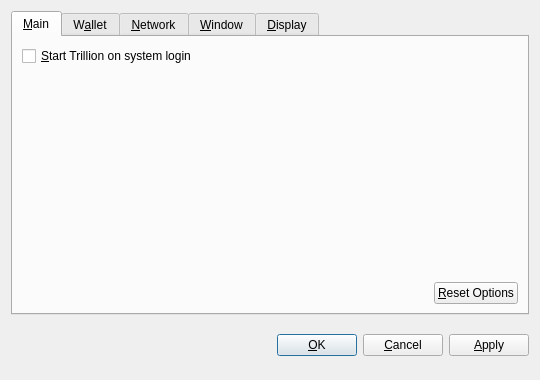
<?xml version="1.0" encoding="UTF-8"?>
<ui version="4.0">
 <class>OptionsDialog</class>
 <widget class="QDialog" name="OptionsDialog">
  <property name="geometry">
   <rect>
    <x>0</x>
    <y>0</y>
    <width>540</width>
    <height>380</height>
   </rect>
  </property>
  <property name="windowTitle">
   <string>Options</string>
  </property>
  <property name="modal">
   <bool>true</bool>
  </property>
  <layout class="QVBoxLayout" name="verticalLayout">
   <item>
    <widget class="QTabWidget" name="tabWidget">
     <property name="tabPosition">
      <enum>QTabWidget::North</enum>
     </property>
     <property name="currentIndex">
      <number>0</number>
     </property>
     <widget class="QWidget" name="tabMain">
      <attribute name="title">
       <string>&amp;Main</string>
      </attribute>
      <layout class="QVBoxLayout" name="verticalLayout_Main">
       <item>
        <widget class="QCheckBox" name="bitcoinAtStartup">
         <property name="toolTip">
          <string>Automatically start Trillion after logging in to the system.</string>
         </property>
         <property name="text">
          <string>&amp;Start Trillion on system login</string>
         </property>
        </widget>
       </item>
       <item>
        <spacer name="verticalSpacer_Main">
         <property name="orientation">
          <enum>Qt::Vertical</enum>
         </property>
         <property name="sizeHint" stdset="0">
          <size>
           <width>20</width>
           <height>40</height>
          </size>
         </property>
        </spacer>
       </item>
       <item>
        <layout class="QHBoxLayout" name="horizontalLayout_2_Main">
         <item>
          <spacer name="horizontalSpacer_2_Main">
           <property name="orientation">
            <enum>Qt::Horizontal</enum>
           </property>
           <property name="sizeHint" stdset="0">
            <size>
             <width>40</width>
             <height>20</height>
            </size>
           </property>
          </spacer>
         </item>
         <item>
          <widget class="QPushButton" name="resetButton">
           <property name="toolTip">
            <string>Reset all client options to default.</string>
           </property>
           <property name="text">
            <string>&amp;Reset Options</string>
           </property>
           <property name="autoDefault">
            <bool>false</bool>
           </property>
          </widget>
         </item>
        </layout>
       </item>
      </layout>
     </widget>
     <widget class="QWidget" name="tabWallet">
      <attribute name="title">
       <string>W&amp;allet</string>
      </attribute>
      <layout class="QVBoxLayout" name="verticalLayout_Network">
       <item>
        <widget class="QLabel" name="transactionFeeInfoLabel">
         <property name="text">
          <string>Optional transaction fee per kB that helps make sure your transactions are processed quickly. Most transactions are 1 kB.</string>
         </property>
         <property name="textFormat">
          <enum>Qt::PlainText</enum>
         </property>
         <property name="wordWrap">
          <bool>true</bool>
         </property>
        </widget>
       </item>
       <item>
        <layout class="QHBoxLayout" name="horizontalLayout_1_Main">
         <item>
          <widget class="QLabel" name="transactionFeeLabel">
           <property name="text">
            <string>Pay transaction &amp;fee</string>
           </property>
           <property name="textFormat">
            <enum>Qt::PlainText</enum>
           </property>
           <property name="buddy">
            <cstring>transactionFee</cstring>
           </property>
          </widget>
         </item>
         <item>
          <widget class="BitcoinAmountField" name="transactionFee"/>
         </item>
         <item>
          <spacer name="horizontalSpacer_1_Main">
           <property name="orientation">
            <enum>Qt::Horizontal</enum>
           </property>
           <property name="sizeHint" stdset="0">
            <size>
             <width>40</width>
             <height>20</height>
            </size>
           </property>
          </spacer>
         </item>
        </layout>
       </item>
       <item>
        <widget class="QLabel" name="label">
         <property name="text">
          <string>If you disable the spending of unconfirmed change, the change from a transaction cannot be used until that transaction has at least one confirmation. This also affects how your balance is computed.</string>
         </property>
         <property name="wordWrap">
          <bool>true</bool>
         </property>
        </widget>
       </item>
       <item>
        <widget class="QCheckBox" name="spendZeroConfChange">
         <property name="text">
          <string>Spend unconfirmed change  (experts only)</string>
         </property>
        </widget>
       </item>
       <item>
        <spacer name="verticalSpacer">
         <property name="orientation">
          <enum>Qt::Vertical</enum>
         </property>
         <property name="sizeHint" stdset="0">
          <size>
           <width>20</width>
           <height>40</height>
          </size>
         </property>
        </spacer>
       </item>
      </layout>
     </widget>
     <widget class="QWidget" name="tabNetwork">
      <attribute name="title">
       <string>&amp;Network</string>
      </attribute>
      <layout class="QVBoxLayout" name="verticalLayout_Network">
       <item>
        <widget class="QCheckBox" name="mapPortUpnp">
         <property name="toolTip">
          <string>Automatically open the Trillion client port on the router. This only works when your router supports UPnP and it is enabled.</string>
         </property>
         <property name="text">
          <string>Map port using &amp;UPnP</string>
         </property>
        </widget>
       </item>
       <item>
        <widget class="QCheckBox" name="connectSocks">
         <property name="toolTip">
          <string>Connect to the Trillion network through a SOCKS proxy (e.g. when connecting through Tor).</string>
         </property>
         <property name="text">
          <string>&amp;Connect through SOCKS proxy:</string>
         </property>
        </widget>
       </item>
       <item>
        <layout class="QHBoxLayout" name="horizontalLayout_Network">
         <item>
          <widget class="QLabel" name="proxyIpLabel">
           <property name="text">
            <string>Proxy &amp;IP:</string>
           </property>
           <property name="textFormat">
            <enum>Qt::PlainText</enum>
           </property>
           <property name="buddy">
            <cstring>proxyIp</cstring>
           </property>
          </widget>
         </item>
         <item>
          <widget class="QValidatedLineEdit" name="proxyIp">
           <property name="maximumSize">
            <size>
             <width>140</width>
             <height>16777215</height>
            </size>
           </property>
           <property name="toolTip">
            <string>IP address of the proxy (e.g. 127.0.0.1)</string>
           </property>
          </widget>
         </item>
         <item>
          <widget class="QLabel" name="proxyPortLabel">
           <property name="text">
            <string>&amp;Port:</string>
           </property>
           <property name="textFormat">
            <enum>Qt::PlainText</enum>
           </property>
           <property name="buddy">
            <cstring>proxyPort</cstring>
           </property>
          </widget>
         </item>
         <item>
          <widget class="QLineEdit" name="proxyPort">
           <property name="maximumSize">
            <size>
             <width>55</width>
             <height>16777215</height>
            </size>
           </property>
           <property name="toolTip">
            <string>Port of the proxy (e.g. 9050)</string>
           </property>
          </widget>
         </item>
         <item>
          <widget class="QLabel" name="socksVersionLabel">
           <property name="text">
            <string>SOCKS &amp;Version:</string>
           </property>
           <property name="textFormat">
            <enum>Qt::PlainText</enum>
           </property>
           <property name="buddy">
            <cstring>socksVersion</cstring>
           </property>
          </widget>
         </item>
         <item>
          <widget class="QValueComboBox" name="socksVersion">
           <property name="toolTip">
            <string>SOCKS version of the proxy (e.g. 5)</string>
           </property>
          </widget>
         </item>
         <item>
          <spacer name="horizontalSpacer_Network">
           <property name="orientation">
            <enum>Qt::Horizontal</enum>
           </property>
           <property name="sizeHint" stdset="0">
            <size>
             <width>40</width>
             <height>20</height>
            </size>
           </property>
          </spacer>
         </item>
        </layout>
       </item>
       <item>
        <spacer name="verticalSpacer_Network">
         <property name="orientation">
          <enum>Qt::Vertical</enum>
         </property>
         <property name="sizeHint" stdset="0">
          <size>
           <width>20</width>
           <height>40</height>
          </size>
         </property>
        </spacer>
       </item>
      </layout>
     </widget>
     <widget class="QWidget" name="tabWindow">
      <attribute name="title">
       <string>&amp;Window</string>
      </attribute>
      <layout class="QVBoxLayout" name="verticalLayout_Window">
       <item>
        <widget class="QCheckBox" name="minimizeToTray">
         <property name="toolTip">
          <string>Show only a tray icon after minimizing the window.</string>
         </property>
         <property name="text">
          <string>&amp;Minimize to the tray instead of the taskbar</string>
         </property>
        </widget>
       </item>
       <item>
        <widget class="QCheckBox" name="minimizeOnClose">
         <property name="toolTip">
          <string>Minimize instead of exit the application when the window is closed. When this option is enabled, the application will be closed only after selecting Quit in the menu.</string>
         </property>
         <property name="text">
          <string>M&amp;inimize on close</string>
         </property>
        </widget>
       </item>
       <item>
        <spacer name="verticalSpacer_Window">
         <property name="orientation">
          <enum>Qt::Vertical</enum>
         </property>
         <property name="sizeHint" stdset="0">
          <size>
           <width>20</width>
           <height>40</height>
          </size>
         </property>
        </spacer>
       </item>
      </layout>
     </widget>
     <widget class="QWidget" name="tabDisplay">
      <attribute name="title">
       <string>&amp;Display</string>
      </attribute>
      <layout class="QVBoxLayout" name="verticalLayout_Display">
       <item>
        <layout class="QHBoxLayout" name="horizontalLayout_1_Display">
         <item>
          <widget class="QLabel" name="langLabel">
           <property name="text">
            <string>User Interface &amp;language:</string>
           </property>
           <property name="textFormat">
            <enum>Qt::PlainText</enum>
           </property>
           <property name="buddy">
            <cstring>lang</cstring>
           </property>
          </widget>
         </item>
         <item>
          <widget class="QValueComboBox" name="lang">
           <property name="toolTip">
            <string>The user interface language can be set here. This setting will take effect after restarting Trillion.</string>
           </property>
          </widget>
         </item>
        </layout>
       </item>
       <item>
        <layout class="QHBoxLayout" name="horizontalLayout_2_Display">
         <item>
          <widget class="QLabel" name="unitLabel">
           <property name="text">
            <string>&amp;Unit to show amounts in:</string>
           </property>
           <property name="textFormat">
            <enum>Qt::PlainText</enum>
           </property>
           <property name="buddy">
            <cstring>unit</cstring>
           </property>
          </widget>
         </item>
         <item>
          <widget class="QValueComboBox" name="unit">
           <property name="toolTip">
            <string>Choose the default subdivision unit to show in the interface and when sending coins.</string>
           </property>
          </widget>
         </item>
        </layout>
       </item>
       <item>
        <widget class="QCheckBox" name="displayAddresses">
         <property name="toolTip">
          <string>Whether to show Trillion addresses in the transaction list or not.</string>
         </property>
         <property name="text">
          <string>&amp;Display addresses in transaction list</string>
         </property>
        </widget>
       </item>
       <item>
        <widget class="QCheckBox" name="coinControlFeatures">
         <property name="toolTip">
          <string>Whether to show coin control features or not.</string>
         </property>
         <property name="text">
          <string>Display coin &amp;control features (experts only!)</string>
         </property>
        </widget>
       </item>
       <item>
        <spacer name="verticalSpacer_Display">
         <property name="orientation">
          <enum>Qt::Vertical</enum>
         </property>
         <property name="sizeHint" stdset="0">
          <size>
           <width>20</width>
           <height>40</height>
          </size>
         </property>
        </spacer>
       </item>
      </layout>
     </widget>
    </widget>
   </item>
   <item>
    <layout class="QHBoxLayout" name="horizontalLayout_Buttons">
     <item>
      <spacer name="horizontalSpacer_1">
       <property name="orientation">
        <enum>Qt::Horizontal</enum>
       </property>
       <property name="sizeHint" stdset="0">
        <size>
         <width>40</width>
         <height>48</height>
        </size>
       </property>
      </spacer>
     </item>
     <item>
      <widget class="QLabel" name="statusLabel">
       <property name="font">
        <font>
         <weight>75</weight>
         <bold>true</bold>
        </font>
       </property>
       <property name="text">
        <string/>
       </property>
       <property name="textFormat">
        <enum>Qt::PlainText</enum>
       </property>
       <property name="wordWrap">
        <bool>true</bool>
       </property>
      </widget>
     </item>
     <item>
      <spacer name="horizontalSpacer_2">
       <property name="orientation">
        <enum>Qt::Horizontal</enum>
       </property>
       <property name="sizeHint" stdset="0">
        <size>
         <width>40</width>
         <height>48</height>
        </size>
       </property>
      </spacer>
     </item>
     <item>
      <widget class="QPushButton" name="okButton">
       <property name="text">
        <string>&amp;OK</string>
       </property>
      </widget>
     </item>
     <item>
      <widget class="QPushButton" name="cancelButton">
       <property name="text">
        <string>&amp;Cancel</string>
       </property>
       <property name="autoDefault">
        <bool>false</bool>
       </property>
      </widget>
     </item>
     <item>
      <widget class="QPushButton" name="applyButton">
       <property name="text">
        <string>&amp;Apply</string>
       </property>
       <property name="autoDefault">
        <bool>false</bool>
       </property>
      </widget>
     </item>
    </layout>
   </item>
  </layout>
 </widget>
 <customwidgets>
  <customwidget>
   <class>BitcoinAmountField</class>
   <extends>QSpinBox</extends>
   <header>bitcoinamountfield.h</header>
  </customwidget>
  <customwidget>
   <class>QValueComboBox</class>
   <extends>QComboBox</extends>
   <header>qvaluecombobox.h</header>
  </customwidget>
  <customwidget>
   <class>QValidatedLineEdit</class>
   <extends>QLineEdit</extends>
   <header>qvalidatedlineedit.h</header>
  </customwidget>
 </customwidgets>
 <resources/>
 <connections/>
</ui>
